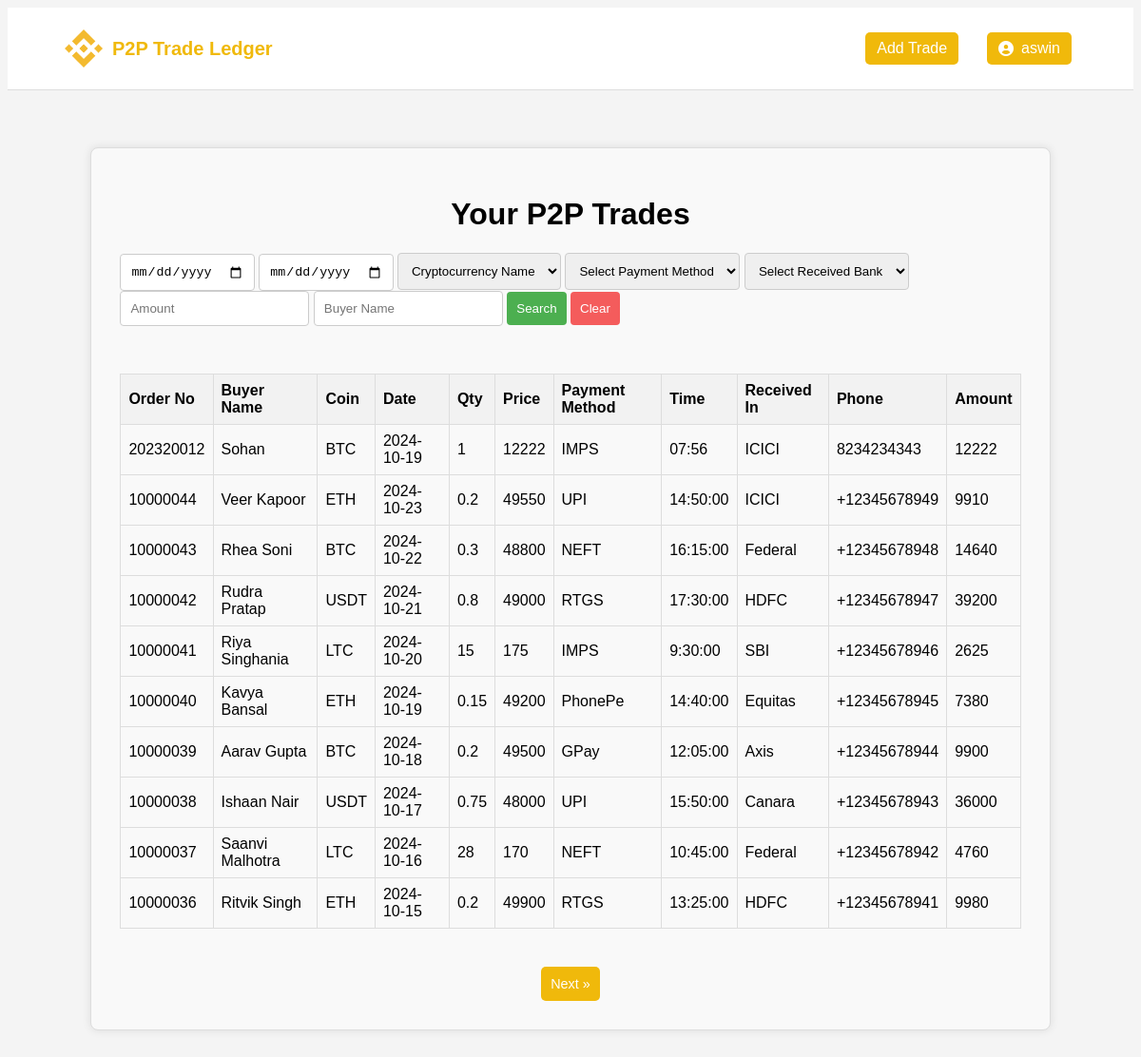
The page /search (signed in) on the database its author committed.
### tables this page shows
CREATE TABLE price (
    id INTEGER PRIMARY KEY AUTOINCREMENT,  -- Price ID
    OrderNo BIGINT NOT NULL,               -- Binance order number (references trade.OrderNo)
    UnitPrice DECIMAL(10, 2) NOT NULL,     -- Price per unit of crypto
    Quantity DECIMAL(10, 2) NOT NULL,      -- Quantity traded (crypto amount)
    TotalFiat DECIMAL(10, 2) NOT NULL,     -- Total fiat value of the trade
    user_id INTEGER,                       -- User ID (references users.id, to filter data per user)
    FOREIGN KEY (OrderNo) REFERENCES trade(OrderNo)
);

CREATE TABLE trade (
    id INTEGER PRIMARY KEY AUTOINCREMENT,  -- Trade ID
    user_id INTEGER NOT NULL,               -- References users.id (important for filtering user-specific data)
    OrderNo BIGINT NOT NULL,                -- Binance order number
    TradeDate DATE NOT NULL,                -- Date of the trade
    TradeTime TIME NOT NULL,                -- Time of the trade
    UnitPrice DECIMAL(10, 2) NOT NULL,      -- Price per unit of crypto
    Quantity DECIMAL(10, 2) NOT NULL,       -- Quantity traded (crypto amount)
    TotalFiat DECIMAL(10, 2) NOT NULL, Coin text,      -- Total fiat value of the trade
    FOREIGN KEY (user_id) REFERENCES users(id) -- Foreign key to link to users table
);

CREATE TABLE buyer (
    id INTEGER PRIMARY KEY AUTOINCREMENT,  -- Buyer ID
    OrderNo BIGINT NOT NULL,               -- Binance order number (references trade.OrderNo)
    Name VARCHAR(100) NOT NULL,            -- Name of the buyer
    Phone VARCHAR(15),                     -- Contact number (optional)
    user_id INTEGER,                       -- User ID (references users.id)
    FOREIGN KEY (OrderNo) REFERENCES trade(OrderNo)
);

CREATE TABLE payment_methods (
    id INTEGER PRIMARY KEY AUTOINCREMENT,  -- Payment method ID
    OrderNo BIGINT NOT NULL,               -- Binance order number (references trade.OrderNo)
    PaymentMethod VARCHAR(50) NOT NULL,    -- Payment method used (e.g., UPI, bank transfer)
    ReceivedIn VARCHAR(50),                -- Platform where funds were received (e.g., bank account, UPI)
    user_id INTEGER,                       -- User ID (references users.id)
    FOREIGN KEY (OrderNo) REFERENCES trade(OrderNo)
);

### app.py (the view)
@app.route('/search', methods=['GET', 'POST'])
def search():
    if 'user_id' not in session:
        flash('Please log in to continue.', 'warning')
        return redirect(url_for('login'))
    user_id = session['user_id']
    page = request.args.get('page', 1, type=int)
    limit = 10
    offset = (page - 1) * limit
    conn = get_db_connection()
    payment_methods_query = "SELECT DISTINCT PaymentMethod FROM payment_methods"
    received_bank_query = "SELECT DISTINCT ReceivedIn FROM payment_methods"
    payment_methods = [row[0] for row in conn.execute(payment_methods_query).fetchall()]
    received_banks = [row[0] for row in conn.execute(received_bank_query).fetchall()]
    coins = ['BTC', 'ETH', 'LTC', 'USDT', 'USDC', 'BNB', 'SOL', 'XRP', 'TRX', 'BCH']
    start_date = request.form.get('start_date') if request.method == 'POST' else request.args.get('start_date')
    end_date = request.form.get('end_date') if request.method == 'POST' else request.args.get('end_date')
    coin = request.form.get('coin', '').upper() if request.method == 'POST' else request.args.get('coin', '').upper()
    payment_method = request.form.get('payment_method', '') if request.method == 'POST' else request.args.get('payment_method', '')
    received_in = request.form.get('received_in', '') if request.method == 'POST' else request.args.get('received_in', '')
    amount = request.form.get('amount', '') if request.method == 'POST' else request.args.get('amount', '')
    buyer_name = request.form.get('buyer_name', '').upper() if request.method == 'POST' else request.args.get('buyer_name', '').upper()
    trades = []
    total_trades = 0
    query = '''
        SELECT trade.OrderNo, trade.Coin, trade.TradeDate, trade.TradeTime,
               price.UnitPrice, price.Quantity, price.TotalFiat,
               payment_methods.PaymentMethod, payment_methods.ReceivedIn,
               buyer.Name, buyer.Phone
        FROM trade
        JOIN price ON trade.OrderNo = price.OrderNo
        JOIN payment_methods ON trade.OrderNo = payment_methods.OrderNo
        JOIN buyer ON trade.OrderNo = buyer.OrderNo
        WHERE trade.user_id = ?
    '''
    params = [user_id]
    if start_date and end_date:
        query += ' AND trade.TradeDate BETWEEN ? AND ?'
        params.extend([start_date, end_date])
    if coin:
        query += ' AND UPPER(trade.Coin) = ?'
        params.append(coin)
    if payment_method:
        query += ' AND payment_methods.PaymentMethod = ?'
        params.append(payment_method)
    if received_in:
        query += ' AND payment_methods.ReceivedIn = ?'
        params.append(received_in)
    if amount:
        query += ' AND price.TotalFiat = ?'
        params.append(float(amount))
    if buyer_name:
        query += ' AND UPPER(buyer.Name) = ?'
        params.append(buyer_name)
    query += ' ORDER BY trade.OrderNo DESC LIMIT ? OFFSET ?'
    params.extend([limit, offset])
    cur = conn.cursor()
    cur.execute(query, params)
    trades = [dict(trade) for trade in cur.fetchall()]
    count_query = '''
        SELECT COUNT(*)
        FROM trade
        JOIN price ON trade.OrderNo = price.OrderNo
        JOIN payment_methods ON trade.OrderNo = payment_methods.OrderNo
        JOIN buyer ON trade.OrderNo = buyer.OrderNo
        WHERE trade.user_id = ?
    '''
    count_params = [user_id]
    if start_date and end_date:
        count_query += ' AND trade.TradeDate BETWEEN ? AND ?'
        count_params.extend([start_date, end_date])
    if coin:
        count_query += ' AND UPPER(trade.Coin) = ?'
        count_params.append(coin)
    if payment_method:
        count_query += ' AND payment_methods.PaymentMethod = ?'
        count_params.append(payment_method)
    if received_in:
        count_query += ' AND payment_methods.ReceivedIn = ?'
        count_params.append(received_in)
    if amount:
        count_query += ' AND price.TotalFiat = ?'
        count_params.append(float(amount))
    if buyer_name:
        count_query += ' AND UPPER(buyer.Name) = ?'
        count_params.append(buyer_name)
    total_trades = conn.execute(count_query, count_params).fetchone()[0]
    conn.close()
    total_pages = (total_trades + limit - 1) // limit  # Calculate total pages
    searching = request.method == 'POST'  # True if the user is searching
    return render_template('index.html', trades=trades, page=page, total_pages=total_pages, coins=coins,
                           payment_methods=payment_methods, received_banks=received_banks, searching=searching)

### app.py (called while the page is built)
def get_db_connection():
    conn = sqlite3.connect('p2p_trades.db')
    conn.row_factory = sqlite3.Row
    return conn

### templates/index.html (shortened to what this page needs)
<!DOCTYPE html>
<html lang="en">
<head>
    <link rel="stylesheet" href="{{ url_for('static', filename='style.css') }}">
    <link rel="stylesheet" href="https://cdnjs.cloudflare.com/ajax/libs/font-awesome/6.0.0-beta3/css/all.min.css">
</head>
<body>
    <nav class="navbar">
        <a href="/search" class="navbar-brand">
            <img src="{{ url_for('static', filename='binance_logo.png') }}" alt="Binance Logo">
            <span>P2P Trade Ledger</span>
        </a>
        <ul class="navbar-links">
            <li><a href="/add_trade" class="button button-common">Add Trade</a></li>
            <li class="dropdown">
                <a href="#" class="button button-common profile-icon">
                    <i class="fas fa-user-circle"></i>
                    <span class="username">{{ session['username'] }}</span>
                </a>
            </li>
        </ul>
    </nav>
    <div class="container">
        <h1>Your P2P Trades</h1>
        <div class="search-box">
            <form method="POST" action="{{ url_for('search') }}">
                <input type="date" name="start_date" placeholder="Start Date">
                <input type="date" name="end_date" placeholder="End Date">
                <select name="coin">
                    <option value="">Cryptocurrency Name</option>
                </select>
                <select name="payment_method">
                    <option value="">Select Payment Method</option>
                </select>
                <select name="received_in">
                    <option value="">Select Received Bank</option>
                </select>
                <input type="text" name="amount" placeholder="Amount">
                <input type="text" name="buyer_name" placeholder="Buyer Name">
                <button type="submit">Search</button>
                <a href="/search"><button class="search-btn" style="background-color: #f45c5c;">Clear</button></a>
            </form>
        </div>
        <div class="table-container">
            <table>
                <thead>
                    <tr>
                        <th>Order No</th>
                        <th>Buyer Name</th>
                        <th>Coin</th>
                        <th>Date</th>
                        <th>Qty</th>
                        <th>Price</th>
                        <th>Payment Method</th>
                        <th>Time</th>
                        <th>Received In</th>
                        <th>Phone</th>
                        <th>Amount</th>
                    </tr>
                </thead>
                <tbody>
                    {% for trade in trades %}
                    <tr>
                        <td>{{ trade['OrderNo'] }}</td>
                        <td>{{ trade['Name'] }}</td>
                        <td>{{ trade['Coin'] }}</td>
                        <td>{{ trade['TradeDate'] }}</td>
                        <td>{{ trade['Quantity'] }}</td>
                        <td>{{ trade['UnitPrice'] }}</td>
                        <td>{{ trade['PaymentMethod'] }}</td>
                        <td>{{ trade['TradeTime'] }}</td>
                        <td>{{ trade['ReceivedIn'] }}</td>
                        <td>{{ trade['Phone'] }}</td>
                        <td>{{ trade['TotalFiat'] }}</td>
                    </tr>
                    {% endfor %}
                </tbody>
            </table>
        </div>
        <div class="pagination">
            {% if page < total_pages %}
            <a href="{{ url_for('search', page=page + 1, **request.form) }}" class="button">Next &raquo;</a>
            {% endif %}
        </div>
    </div>
</body>
</html>

### static/style.css (style rules this page uses)
body { font-family: Arial, sans-serif; background-color: #f4f4f4; }
.container { width: 80%; margin: auto; background: white; padding: 20px; box-shadow: 0 0 10px rgba(0,0,0,0.1); margin-top: 50px; }
h1 { text-align: center; }
form { margin-bottom: 20px; }
table { width: 100%; border-collapse: collapse; margin: 20px 0; }
table, th, td { border: 1px solid #ddd; }
th, td { padding: 8px; text-align: left; }
th { background-color: #f2f2f2; }
button { background-color: #4CAF50; color: white; padding: 10px; border: none; cursor: pointer; }
.navbar { background-color: #ffffff; padding: 10px; }
.navbar-brand { color: rgb(0, 0, 0); font-size: 1.5em; text-decoration: none; }
.navbar-links { list-style-type: none; display: flex; justify-content: flex-end; }
.navbar-links li { margin-left: 20px; position: relative; }
.button { background-color: #ffffff; color: #007bff; border-radius: 5px; padding: 5px 10px; text-decoration: none; font-size: 0.9em; transition: background-color 0.3s, color 0.3s; }
.profile-icon { font-size: 1.5em; cursor: pointer; }
.dropdown { position: relative; }
.search-box { margin: 20px 0; }
.table-container { margin-top: 20px; }
table { width: 100%; border-collapse: collapse; }
th, td { border: 1px solid #ddd; padding: 8px; text-align: left; }
.pagination { display: flex; justify-content: center; margin-top: 20px; }
.pagination .button { margin: 0 5px; background-color: #F0B90B; color: white; padding: 10px; text-decoration: none; border-radius: 5px; }
.button-common { display: inline-block; padding: 10px 20px; font-size: 16px; border-radius: 4px; text-align: center; margin: 0 5px; }

### templates/index.html (style rules this page uses)
.container { max-width: 1400px; margin: 60px auto; padding: 30px; border: 1px solid #ddd; border-radius: 8px; background-color: #f9f9f9; }
.search-box { display: flex; flex-wrap: wrap; gap: 10px; margin-bottom: 20px; }
.search-box input, .search-box select { flex: 1 1 200px; padding: 10px; border: 1px solid #ccc; border-radius: 4px; box-sizing: border-box; }
.search-box button { padding: 10px; background-color: #4CAF50; color: white; border: none; border-radius: 4px; cursor: pointer; }
.table-container { overflow-x: auto; }
table { width: 100%; border-collapse: collapse; margin-top: 10px; }
th, td { padding: 8px; text-align: left; border: 1px solid #ddd; }
th { background-color: #f2f2f2; }
.pagination { margin-top: 20px; }
.pagination a { padding: 10px 15px; background-color: #4CAF50; color: white; text-decoration: none; border-radius: 4px; margin: 0 5px; }
.navbar { display: flex; justify-content: space-between; align-items: center; padding: 10px 60px; background-color: white; border-bottom: 1px solid #ddd; }
.navbar-brand { display: flex; align-items: center; }
.navbar-brand img { height: 40px; margin-right: 10px; }
.navbar-brand span { color: #F0B90B; font-size: 20px; font-weight: bold; }
.navbar-links { display: flex; align-items: center; }
.navbar-links li { list-style-type: none; margin-left: 20px; }
.button-common { color: white; text-decoration: none; padding: 8px 12px; background-color: #F0B90B; border-radius: 5px; }
.dropdown { position: relative; display: inline-block; }
.profile-icon { display: flex; align-items: center; }
.username { margin-left: 8px; }

### rows shown on the page
price: OrderNo "202320012", Name "Sohan", Coin "BTC", TradeDate "2024-10-19", Quantity "1", UnitPrice "12222", PaymentMethod "IMPS", TradeTime "07:56", ReceivedIn "ICICI", Phone "8234234343", TotalFiat "12222"
price: OrderNo "10000044", Name "Veer Kapoor", Coin "ETH", TradeDate "2024-10-23", Quantity "0.2", UnitPrice "49550", PaymentMethod "UPI", TradeTime "14:50:00", ReceivedIn "ICICI", Phone "+12345678949", TotalFiat "9910"
price: OrderNo "10000043", Name "Rhea Soni", Coin "BTC", TradeDate "2024-10-22", Quantity "0.3", UnitPrice "48800", PaymentMethod "NEFT", TradeTime "16:15:00", ReceivedIn "Federal", Phone "+12345678948", TotalFiat "14640"
price: OrderNo "10000042", Name "Rudra Pratap", Coin "USDT", TradeDate "2024-10-21", Quantity "0.8", UnitPrice "49000", PaymentMethod "RTGS", TradeTime "17:30:00", ReceivedIn "HDFC", Phone "+12345678947", TotalFiat "39200"
price: OrderNo "10000041", Name "Riya Singhania", Coin "LTC", TradeDate "2024-10-20", Quantity "15", UnitPrice "175", PaymentMethod "IMPS", TradeTime "9:30:00", ReceivedIn "SBI", Phone "+12345678946", TotalFiat "2625"
price: OrderNo "10000040", Name "Kavya Bansal", Coin "ETH", TradeDate "2024-10-19", Quantity "0.15", UnitPrice "49200", PaymentMethod "PhonePe", TradeTime "14:40:00", ReceivedIn "Equitas", Phone "+12345678945", TotalFiat "7380"
price: OrderNo "10000039", Name "Aarav Gupta", Coin "BTC", TradeDate "2024-10-18", Quantity "0.2", UnitPrice "49500", PaymentMethod "GPay", TradeTime "12:05:00", ReceivedIn "Axis", Phone "+12345678944", TotalFiat "9900"
price: OrderNo "10000038", Name "Ishaan Nair", Coin "USDT", TradeDate "2024-10-17", Quantity "0.75", UnitPrice "48000", PaymentMethod "UPI", TradeTime "15:50:00", ReceivedIn "Canara", Phone "+12345678943", TotalFiat "36000"
price: OrderNo "10000037", Name "Saanvi Malhotra", Coin "LTC", TradeDate "2024-10-16", Quantity "28", UnitPrice "170", PaymentMethod "NEFT", TradeTime "10:45:00", ReceivedIn "Federal", Phone "+12345678942", TotalFiat "4760"
price: OrderNo "10000036", Name "Ritvik Singh", Coin "ETH", TradeDate "2024-10-15", Quantity "0.2", UnitPrice "49900", PaymentMethod "RTGS", TradeTime "13:25:00", ReceivedIn "HDFC", Phone "+12345678941", TotalFiat "9980"

### other values the page prints
{{ session['username'] }} "aswin"
